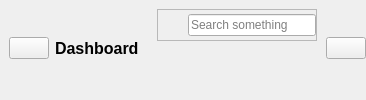
        <widget class="QWidget" name="headerFrame" native="true">
         <layout class="QHBoxLayout" name="horizontalLayout_2">
          <property name="spacing">
           <number>0</number>
          </property>
          <property name="leftMargin">
           <number>0</number>
          </property>
          <property name="topMargin">
           <number>0</number>
          </property>
          <property name="rightMargin">
           <number>0</number>
          </property>
          <property name="bottomMargin">
           <number>4</number>
          </property>
          <item alignment="Qt::AlignLeft">
           <widget class="QWidget" name="widget" native="true">
            <layout class="QHBoxLayout" name="horizontalLayout_3">
             <item>
              <widget class="QPushButton" name="menuBtn">
               <property name="text">
                <string/>
               </property>
               <property name="icon">
                <iconset resource="resources.qrc">
                 <normaloff>:/blueIcon/assets/icons/blueIcon/menu.svg</normaloff>:/blueIcon/assets/icons/blueIcon/menu.svg</iconset>
               </property>
               <property name="iconSize">
                <size>
                 <width>24</width>
                 <height>24</height>
                </size>
               </property>
              </widget>
             </item>
             <item>
              <widget class="QLabel" name="appHeader">
               <property name="font">
                <font>
                 <pointsize>12</pointsize>
                 <weight>75</weight>
                 <bold>true</bold>
                </font>
               </property>
               <property name="text">
                <string>Dashboard</string>
               </property>
              </widget>
             </item>
            </layout>
           </widget>
          </item>
          <item alignment="Qt::AlignHCenter">
           <widget class="QWidget" name="widget_2" native="true">
            <layout class="QHBoxLayout" name="horizontalLayout_4">
             <item alignment="Qt::AlignTop">
              <widget class="QFrame" name="searchFrame">
               <property name="minimumSize">
                <size>
                 <width>160</width>
                 <height>0</height>
                </size>
               </property>
               <property name="frameShape">
                <enum>QFrame::StyledPanel</enum>
               </property>
               <property name="frameShadow">
                <enum>QFrame::Raised</enum>
               </property>
               <layout class="QHBoxLayout" name="horizontalLayout_5">
                <property name="spacing">
                 <number>0</number>
                </property>
                <property name="leftMargin">
                 <number>0</number>
                </property>
                <property name="topMargin">
                 <number>0</number>
                </property>
                <property name="rightMargin">
                 <number>0</number>
                </property>
                <property name="bottomMargin">
                 <number>0</number>
                </property>
                <item>
                 <widget class="QLabel" name="label_2">
                  <property name="minimumSize">
                   <size>
                    <width>30</width>
                    <height>30</height>
                   </size>
                  </property>
                  <property name="maximumSize">
                   <size>
                    <width>30</width>
                    <height>30</height>
                   </size>
                  </property>
                  <property name="autoFillBackground">
                   <bool>false</bool>
                  </property>
                  <property name="text">
                   <string/>
                  </property>
                  <property name="pixmap">
                   <pixmap resource="resources.qrc">:/blueIcon/assets/icons/blueIcon/search.svg</pixmap>
                  </property>
                  <property name="scaledContents">
                   <bool>true</bool>
                  </property>
                 </widget>
                </item>
                <item>
                 <widget class="QLineEdit" name="lineEdit">
                  <property name="placeholderText">
                   <string>Search something</string>
                  </property>
                 </widget>
                </item>
               </layout>
              </widget>
             </item>
            </layout>
           </widget>
          </item>
          <item alignment="Qt::AlignRight">
           <widget class="QWidget" name="widget_3" native="true">
            <layout class="QHBoxLayout" name="horizontalLayout_6">
             <property name="spacing">
              <number>0</number>
             </property>
             <property name="leftMargin">
              <number>0</number>
             </property>
             <property name="topMargin">
              <number>0</number>
             </property>
             <property name="rightMargin">
              <number>0</number>
             </property>
             <property name="bottomMargin">
              <number>0</number>
             </property>
             <item>
              <widget class="QPushButton" name="accountBtn">
               <property name="text">
                <string/>
               </property>
               <property name="icon">
                <iconset resource="resources.qrc">
                 <normaloff>:/blueIcon/assets/icons/blueIcon/user.svg</normaloff>:/blueIcon/assets/icons/blueIcon/user.svg</iconset>
               </property>
               <property name="iconSize">
                <size>
                 <width>32</width>
                 <height>32</height>
                </size>
               </property>
              </widget>
             </item>
            </layout>
           </widget>
          </item>
         </layout>
        </widget>
